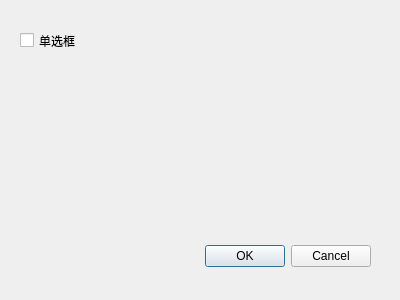
<?xml version="1.0" encoding="UTF-8"?>
<ui version="4.0">
 <class>Dialog</class>
 <widget class="QDialog" name="Dialog">
  <property name="geometry">
   <rect>
    <x>0</x>
    <y>0</y>
    <width>400</width>
    <height>300</height>
   </rect>
  </property>
  <property name="windowTitle">
   <string>Dialog</string>
  </property>
  <widget class="QDialogButtonBox" name="buttonBox">
   <property name="geometry">
    <rect>
     <x>30</x>
     <y>240</y>
     <width>341</width>
     <height>32</height>
    </rect>
   </property>
   <property name="orientation">
    <enum>Qt::Horizontal</enum>
   </property>
   <property name="standardButtons">
    <set>QDialogButtonBox::Cancel|QDialogButtonBox::Ok</set>
   </property>
  </widget>
  <widget class="QCheckBox" name="checkBox">
   <property name="geometry">
    <rect>
     <x>20</x>
     <y>30</y>
     <width>71</width>
     <height>21</height>
    </rect>
   </property>
   <property name="text">
    <string>单选框</string>
   </property>
  </widget>
 </widget>
 <resources/>
 <connections>
  <connection>
   <sender>buttonBox</sender>
   <signal>accepted()</signal>
   <receiver>Dialog</receiver>
   <slot>accept()</slot>
   <hints>
    <hint type="sourcelabel">
     <x>248</x>
     <y>254</y>
    </hint>
    <hint type="destinationlabel">
     <x>157</x>
     <y>274</y>
    </hint>
   </hints>
  </connection>
  <connection>
   <sender>buttonBox</sender>
   <signal>rejected()</signal>
   <receiver>Dialog</receiver>
   <slot>reject()</slot>
   <hints>
    <hint type="sourcelabel">
     <x>316</x>
     <y>260</y>
    </hint>
    <hint type="destinationlabel">
     <x>286</x>
     <y>274</y>
    </hint>
   </hints>
  </connection>
 </connections>
</ui>
